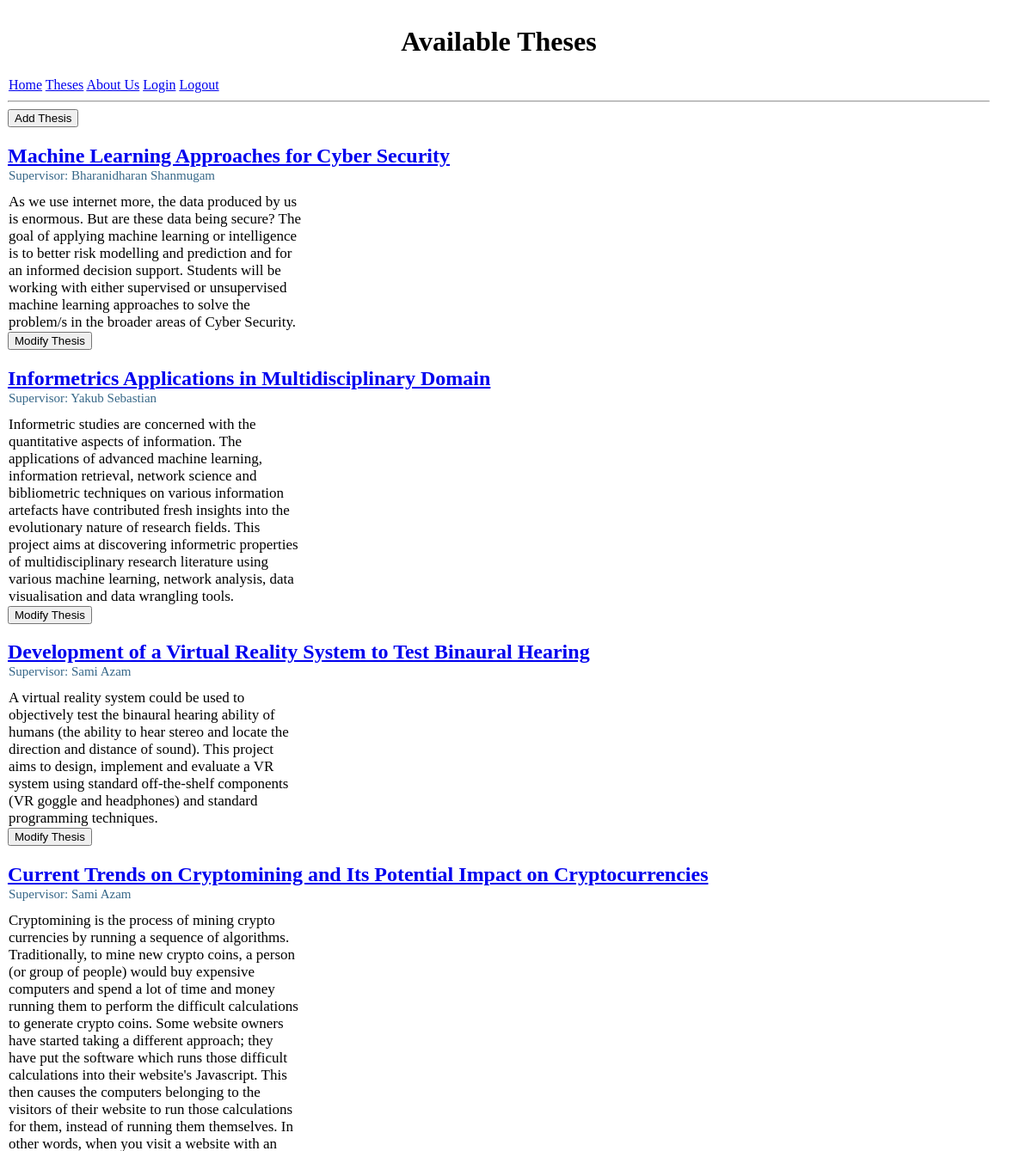
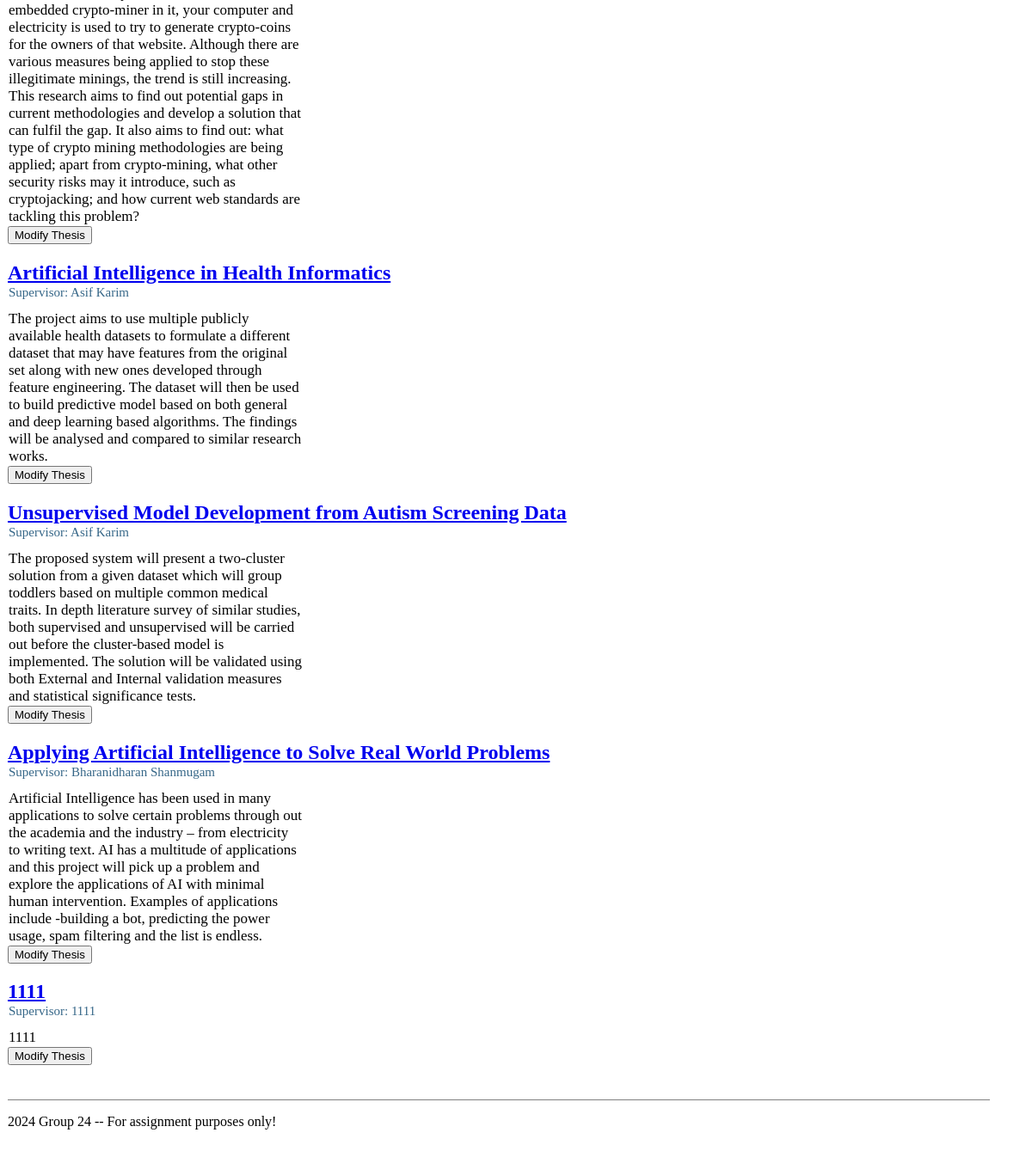
Page /page2/ on the committed database (2 pictures, top to bottom).
### assignment2_app/models.py (models this page shows, shortened)
class Project(models.Model):
  tid = models.CharField(max_length=3, primary_key=True)
  title = models.CharField(max_length=100)
  desc = models.CharField(max_length=1500)
  supName = models.CharField(max_length=30)

### assignment2_app/views.py (the view)
# urls.py: re_path(r'page2/?$', views.page2, name='page2'),
def page2(request):
   theses = Project.objects.all()
   page_data = {
      "theses": theses
   }
   return render(request, 'assignment2_app/page2.html', page_data)

### assignment2_app/templates/assignment2_app/page2.html
{% extends "assignment2_app/base.html" %}
{% block page_heading %}
{% load static %}
<link rel = "stylesheet" type = "text/css" href = "{% static 'css/styles.css' %}">
<h1 class = "page_headings"><str>Available Theses</str></h1>
{% endblock %}
{% block main_body %}
<a href="add/thesis/"><button>Add Thesis</button></a>
{% for thesis in theses %}
  <h2><a href="page3/{{ thesis.tid }} ">{{ thesis.title }}</a></h2>
  <div class= "supervisor_name"> Supervisor: {{ thesis.supName }} </div>
  <div class= "desc"> {{ thesis.desc }} </div>
  <a href="modify/thesis/{{ thesis.tid }}"><button>Modify Thesis</button></a>
{% endfor %}
{% endblock %}

### static/css/styles.css (style rules this page uses)
.supervisor_name { color:rgb(54, 103, 136); margin-top: -20px; font-size: 15px; }
div { margin-right: 40px; padding:1px; }
.desc { width:30%; margin-top:10px; font-size: 17px; }
.page_headings { text-align: center; }

### rows in the picture
Project: title "Machine Learning Approaches for Cyber Security", supName "Bharanidharan Shanmugam", desc "As we use internet more, the data produced by us is enormous. But are these data being secure? The goal of applying machine learning or intelligence is to better risk modelling and prediction and for an informed decision support. Students will be working with either supervised or unsupervised machine learning approaches to solve the problem/s in the broader areas of Cyber Security."
Project: title "Informetrics Applications in Multidisciplinary Domain", supName "Yakub Sebastian", desc "Informetric studies are concerned with the quantitative aspects of information. The applications of advanced machine learning, information retrieval, network science and bibliometric techniques on various information artefacts have contributed fresh insights into the evolutionary nature of research fields. This project aims at discovering informetric properties of multidisciplinary research literature using various machine learning, network analysis, data visualisation and data wrangling tools."
Project: title "Development of a Virtual Reality System to Test Binaural Hearing", supName "Sami Azam", desc "A virtual reality system could be used to objectively test the binaural hearing ability of humans (the ability to hear stereo and locate the direction and distance of sound). This project aims to design, implement and evaluate a VR system using standard off-the-shelf components (VR goggle and headphones) and standard programming techniques."
Project: title "Current Trends on Cryptomining and Its Potential Impact on Cryptocurrencies", supName "Sami Azam", desc "Cryptomining is the process of mining crypto currencies by running a sequence of algorithms. Traditionally, to mine new crypto coins, a person (or group of people) would buy expensive computers and spend a lot of time and money running them to perform the difficult calculations to generate crypto coins. Some website owners have started taking a different approach; they have put the software which runs those difficult calculations into their website's Javascript. This then causes the computers belonging to the visitors of their website to run those calculations for them, instead of running them themselves. In other words, when you visit a website with an embedded crypto-miner in it, your…"
Project: title "Artificial Intelligence in Health Informatics", supName "Asif Karim", desc "The project aims to use multiple publicly available health datasets to formulate a different dataset that may have features from the original set along with new ones developed through feature engineering. The dataset will then be used to build predictive model based on both general and deep learning based algorithms. The findings will be analysed and compared to similar research works."
Project: title "Unsupervised Model Development from Autism Screening Data", supName "Asif Karim", desc "The proposed system will present a two-cluster solution from a given dataset which will group toddlers based on multiple common medical traits. In depth literature survey of similar studies, both supervised and unsupervised will be carried out before the cluster-based model is implemented. The solution will be validated using both External and Internal validation measures and statistical significance tests."
Project: title "Applying Artificial Intelligence to Solve Real World Problems", supName "Bharanidharan Shanmugam", desc "Artificial Intelligence has been used in many applications to solve certain problems through out the academia and the industry – from electricity to writing text. AI has a multitude of applications and this project will pick up a problem and explore the applications of AI with minimal human intervention. Examples of applications include -building a bot, predicting the power usage, spam filtering and the list is endless."
Project: title "1111", supName "1111", desc "1111"
